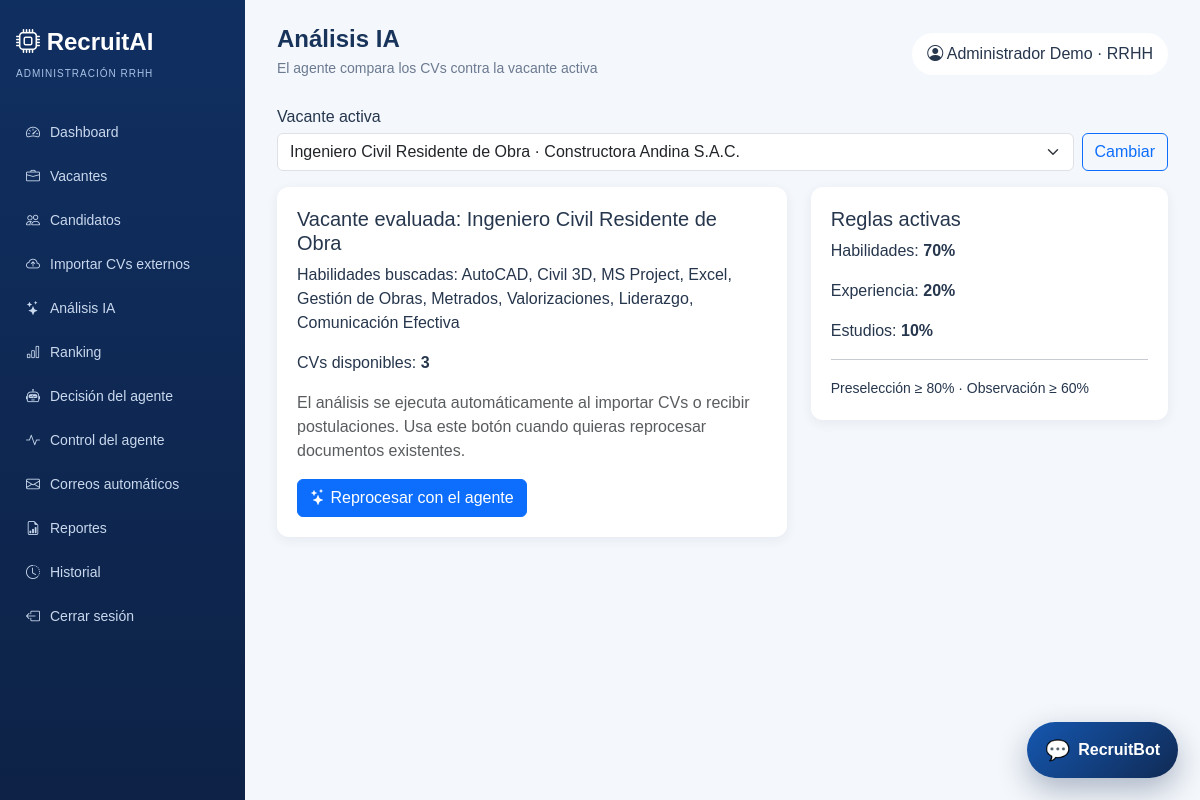
Page /analizar (signed in) on the committed database.
### tables this page shows
CREATE TABLE vacantes (
        id INTEGER PRIMARY KEY AUTOINCREMENT, titulo TEXT NOT NULL, empresa TEXT NOT NULL,
        area TEXT, descripcion TEXT, requisitos TEXT, habilidades TEXT, experiencia INTEGER DEFAULT 0,
        estudios TEXT, fecha_entrevista TEXT, hora_entrevista TEXT, estado TEXT DEFAULT 'Activa',
        fecha_creacion TEXT DEFAULT CURRENT_TIMESTAMP
    , peso_habilidades INTEGER DEFAULT 70, peso_experiencia INTEGER DEFAULT 20, peso_estudios INTEGER DEFAULT 10, umbral_preseleccion INTEGER DEFAULT 80, umbral_observacion INTEGER DEFAULT 60, carreras_objetivo TEXT);

### app.py (the view)
@app.route("/admin/analisis", methods=["GET", "POST"])
@app.route("/analisis", methods=["GET", "POST"])
@app.route("/analizar", methods=["GET", "POST"])
@role_required("admin")
def analisis():
    if request.method == "POST":
        vacante = _vacante_seleccionada()
        encolar_evento_agente("REPROCESAR_VACANTE", {"vacante_id": vacante["id"]})
        flash("Reproceso solicitado. El worker autónomo lo ejecutará en segundo plano.", "success")
        return redirect(url_for("ranking"))
    return render_template("analisis.html", vacante=_vacante_seleccionada(), candidatos=obtener_candidatos())

### app.py (called while the page is built)
def role_required(role):
    def decorator(view):
        @wraps(view)
        def wrapped(*args, **kwargs):
            if "usuario_id" not in session:
                return redirect(url_for("login"))
            if session.get("rol") != role:
                endpoint = "admin_dashboard" if session.get("rol") == "admin" else "candidate_dashboard"
                flash("No tienes permisos para acceder a esa sección.", "warning")
                return redirect(url_for(endpoint))
            return view(*args, **kwargs)
        return wrapped
    return decorator

def _vacante_actual():
    vacantes = obtener_vacantes(solo_activas=True) or obtener_vacantes()
    return vacantes[0] if vacantes else None

def _vacante_seleccionada():
    vacante_id = session.get("vacante_id")
    return obtener_vacante_por_id(vacante_id) or _vacante_actual()

@app.context_processor
def inject_csrf_token():
    def csrf_token():
        if "_csrf_token" not in session:
            session["_csrf_token"] = secrets.token_hex(24)
        return session["_csrf_token"]
    context = {"csrf_token": csrf_token}
    if session.get("rol") == "admin":
        context["nav_vacantes"] = obtener_vacantes()
        context["nav_vacante"] = _vacante_seleccionada()
    return context

@app.before_request
def csrf_protect():
    if request.method == "POST":
        expected = session.get("_csrf_token", "")
        payload = request.get_json(silent=True) or {}
        received = request.form.get("_csrf_token", "") or request.headers.get("X-CSRFToken", "") or payload.get("_csrf_token", "")
        if not expected or not hmac.compare_digest(expected, received):
            flash("La solicitud expiró o no es válida. Inténtalo nuevamente.", "warning")
            if request.is_json:
                return jsonify({"error": "csrf", "message": "Solicitud expirada o no valida."}), 400
            return redirect(request.referrer or url_for("landing"))

### modules/database.py (called while the page is built)
def _connection():
    DB_PATH.parent.mkdir(exist_ok=True)
    connection = sqlite3.connect(DB_PATH)
    connection.row_factory = sqlite3.Row
    connection.execute("PRAGMA foreign_keys = ON")
    return connection

def _rows(query, params=()):
    with _connection() as connection:
        return [dict(row) for row in connection.execute(query, params).fetchall()]

def obtener_vacantes(solo_activas=False):
    query = "SELECT * FROM vacantes"
    if solo_activas:
        query += " WHERE estado='Activa'"
    return _rows(query + " ORDER BY id DESC")

### templates/analisis.html
{% extends 'base_admin.html' %}{% block heading %}Análisis IA{% endblock %}{% block subheading %}El agente compara los CVs contra la vacante activa{% endblock %}
{% block content %}<div class="row g-4"><div class="col-lg-7"><div class="panel"><h5>Vacante evaluada: {{vacante.titulo}}</h5><p>Habilidades buscadas: {{vacante.habilidades}}</p><p>CVs disponibles: <strong>{{candidatos|length}}</strong></p><p class="text-muted">El análisis se ejecuta automáticamente al importar CVs o recibir postulaciones. Usa este botón cuando quieras reprocesar documentos existentes.</p><form method="post"><input type="hidden" name="_csrf_token" value="{{csrf_token()}}"><button class="btn btn-primary"><i class="bi bi-stars"></i> Reprocesar con el agente</button></form></div></div><div class="col-lg-5"><div class="panel"><h5>Reglas activas</h5><p>Habilidades: <strong>{{vacante.peso_habilidades}}%</strong></p><p>Experiencia: <strong>{{vacante.peso_experiencia}}%</strong></p><p>Estudios: <strong>{{vacante.peso_estudios}}%</strong></p><hr><small>Preselección ≥ {{vacante.umbral_preseleccion}}% · Observación ≥ {{vacante.umbral_observacion}}%</small></div></div></div>{% endblock %}

### static/css/style.css (style rules this page uses)
:root { --blue:#1557b0;--navy:#102a54;--bg:#f4f7fb;--muted:#6b7a90 }
* { box-sizing:border-box }
body { background:var(--bg);color:#26364d;font-family:Arial,sans-serif }
.panel,.metric-card { background:white;border-radius:12px;box-shadow:0 3px 12px #26466d12;padding:20px }

### rows in the picture
vacantes: titulo "Ingeniero Civil Residente de Obra", habilidades "AutoCAD, Civil 3D, MS Project, Excel, Gestión de Obras, Metrados, Valorizaciones, Liderazgo, Comunicación Efectiva", peso_habilidades "70", peso_experiencia "20", peso_estudios "10", umbral_preseleccion "80", umbral_observacion "60"

### other values in the picture
{{ label }} "Dashboard" "Vacantes" "Candidatos" "Importar CVs externos" "Análisis IA" "Ranking" "Decisión del agente" "Control del agente" "Correos automáticos" "Reportes" "Historial"
{{ session.usuario }} "Administrador Demo"
{{ candidatos|length }} "3"
form field value "Ingeniero Civil Residente de Obra · Constructora Andina S.A.C."
